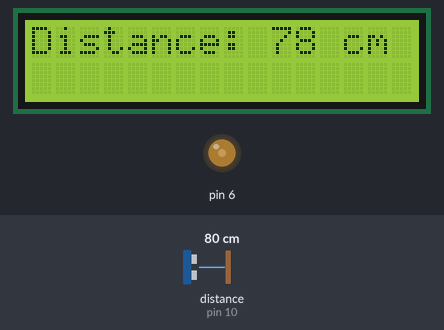
Recording of a sketch running on a simulated Arduino Uno, built with avr-gcc and run on an emulated ATmega328P. On the bench: 16×2 character LCD, output pins drawn as LEDs (lit = HIGH). Wiring (inferred from the names in the program): ultrasonic range finder: trigger pin 9; echo pin 10. The test bench sets the inputs (shaded band); at power-on: distance to the obstacle (sensor on pin 10) 80 cm. The echo pulse lasts 58.3 µs per cm; pins used as bus, display or sensor lines are not drawn.

Above: at 1.2 s.
1.3 s: distance to the obstacle (sensor on pin 10) set to 2 cm
At 2.5 s:
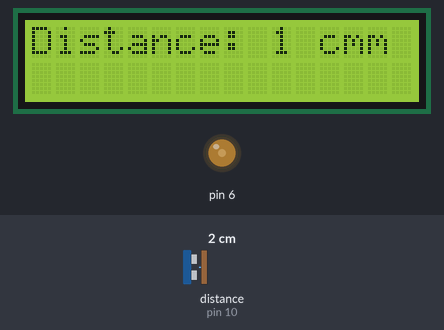
2.8 s: distance to the obstacle (sensor on pin 10) set to 4 cm
At 3.2 s:
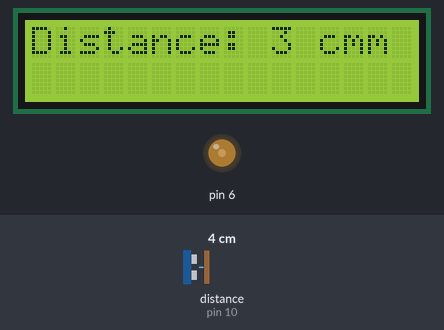
4.3 s: distance to the obstacle (sensor on pin 10) set to 9 cm
At 5.6 s:
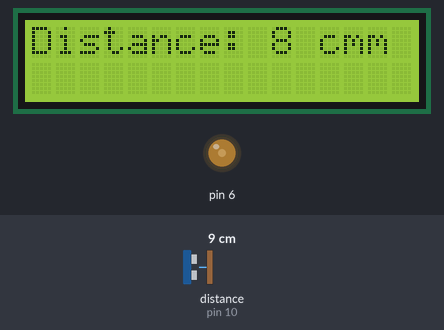
Timing chart, 0 to 7.3 s (numbered marks = the images above; inputs shaded):
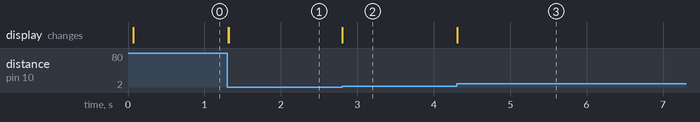

Measured:
- after the input at 1.3 s, the display: changes at once (image 1)
- after the input at 2.8 s, the display: changes at once (image 2)
- after the input at 4.3 s, the display: changes at once (image 3)

The sketch:

sensor.ino
```cpp
#include <LiquidCrystal.h>
int Contrast=75;
 LiquidCrystal lcd(12, 11, 5, 4, 3, 2);

// defines pins numbers
const int trigPin = 9;
const int echoPin = 10;
// defines variables
long duration;
int distance;

 void setup()
 {
    pinMode(trigPin, OUTPUT); // Sets the trigPin as an Output
    pinMode(echoPin, INPUT); // Sets the echoPin as an Input
    Serial.begin(9600); // Starts the serial communication
    analogWrite(6,Contrast);
     lcd.begin(16, 2);
  }
     void loop()
 {
     // Clears the trigPin
      digitalWrite(trigPin, LOW);
      delayMicroseconds(2);
      // Sets the trigPin on HIGH state for 10 micro seconds
      digitalWrite(trigPin, HIGH);
      delayMicroseconds(10);
      digitalWrite(trigPin, LOW);
      // Reads the echoPin, returns the sound wave travel time in microseconds
      duration = pulseIn(echoPin, HIGH);
      // Calculating the distance
      distance= duration*0.034/2;
      lcd.setCursor(0,0); // Sets the location at which subsequent text written to the LCD will be displayed
      lcd.print("Distance: "); // Prints string "Distance" on the LCD
      lcd.print(distance); // Prints the distance value from the sensor
      lcd.print(" cm");


 }
```
